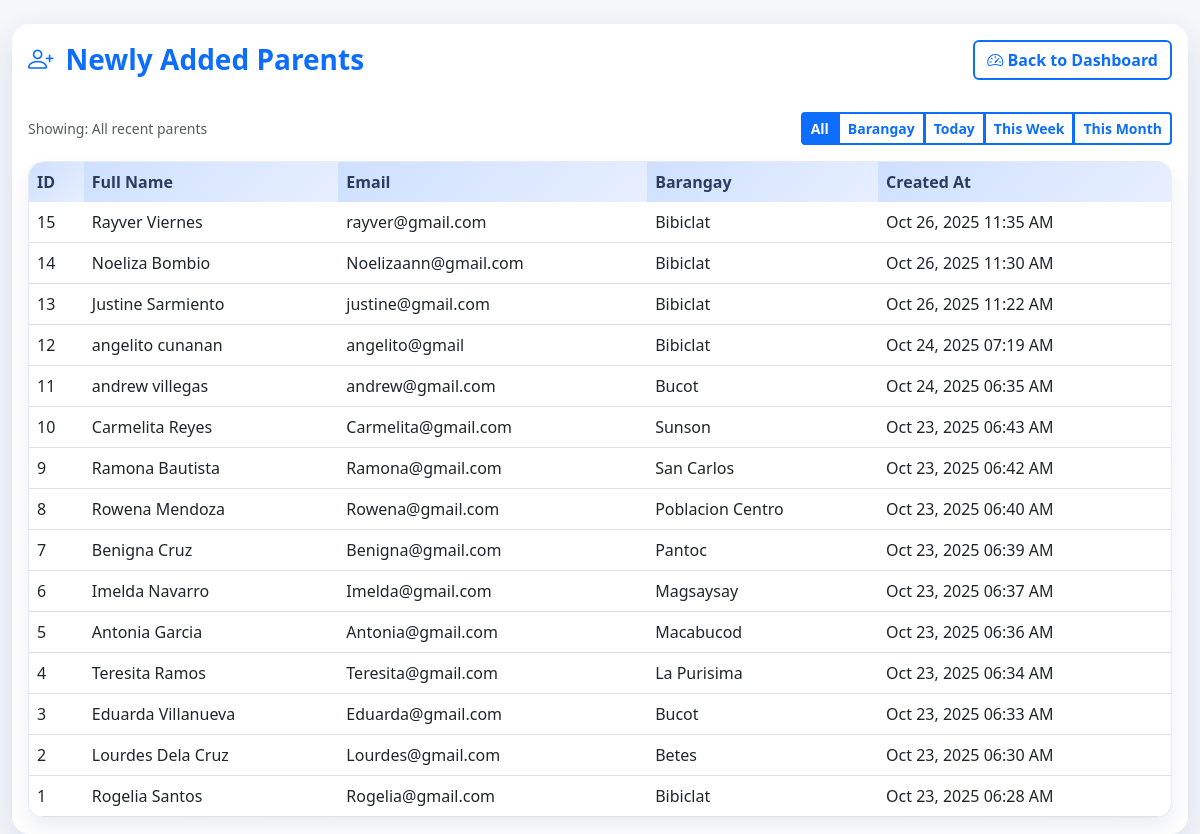
/newly_added_parents.php, run on the app's committed database.
### tables this page shows
CREATE TABLE `parents` (
  `id` int(11) NOT NULL,
  `first_name` varchar(100) NOT NULL,
  `last_name` varchar(100) NOT NULL,
  `email` varchar(150) DEFAULT NULL,
  `phone` varchar(20) DEFAULT NULL,
  `address` text DEFAULT NULL,
  `baranggay` varchar(100) DEFAULT NULL,
  `created_at` timestamp NOT NULL DEFAULT current_timestamp(),
  `updated_at` timestamp NOT NULL DEFAULT current_timestamp() ON UPDATE current_timestamp(),
  `barangay` varchar(100) DEFAULT NULL
);

### newly_added_parents.php (the view, shortened to what this page needs)
<?php
require_once __DIR__ . '/dbForm.php';
$filter = isset($_GET['sort']) ? strtolower($_GET['sort']) : 'recent';
$filterLabels = [
    'recent' => 'All recent parents',
    'barangay' => 'Sorted by barangay (A-Z)',
    'day' => 'Added today',
    'week' => 'Added this week',
    'month' => 'Added this month',
];
$whereClause = '';
$orderClause = 'created_at DESC, id DESC';
$sql = "SELECT id, first_name, last_name, email, COALESCE(NULLIF(barangay, ''), NULLIF(baranggay, ''), 'N/A') AS barangay_name, created_at FROM parents $whereClause ORDER BY $orderClause";
$result = mysqli_query($con, $sql);
?>
<!DOCTYPE html>
<html lang="en">
<head>
    <link rel="stylesheet" href="https://cdn.jsdelivr.net/npm/bootstrap@5.3.0/dist/css/bootstrap.min.css">
    <link rel="stylesheet" href="https://cdn.jsdelivr.net/npm/bootstrap-icons/font/bootstrap-icons.css">
    <link rel="stylesheet" href="assets/css/theme.css">
</head>
<body>
<div class="container-fluid mt-4">
    <div class="card card-shadow">
        <div class="card-header bg-white border-0 py-3">
            <div class="d-flex justify-content-between align-items-center gap-2 flex-wrap">
                <h3 class="dashboard-title mb-0"><i class="bi bi-person-plus"></i> Newly Added Parents</h3>
                <a href="dashboard.php" class="btn btn-outline-primary">
                    <i class="bi bi-speedometer2"></i> Back to Dashboard
                </a>
            </div>
        </div>
        <div class="card-body">
            <div class="d-flex flex-wrap justify-content-between align-items-center mb-3 gap-2">
                <span class="text-muted small">Showing: <?php echo htmlspecialchars($filterLabels[$filter] ?? $filterLabels['recent']); ?></span>
                <div class="btn-group btn-group-sm" role="group" aria-label="Filter parents">
                    <a href="?sort=recent" class="btn btn-outline-primary<?php echo $filter === 'recent' ? ' active' : ''; ?>">All</a>
                    <a href="?sort=barangay" class="btn btn-outline-primary<?php echo $filter === 'barangay' ? ' active' : ''; ?>">Barangay</a>
                    <a href="?sort=day" class="btn btn-outline-primary<?php echo $filter === 'day' ? ' active' : ''; ?>">Today</a>
                    <a href="?sort=week" class="btn btn-outline-primary<?php echo $filter === 'week' ? ' active' : ''; ?>">This Week</a>
                    <a href="?sort=month" class="btn btn-outline-primary<?php echo $filter === 'month' ? ' active' : ''; ?>">This Month</a>
                </div>
            </div>
            <div class="table-modern table-modern-elevated">
                <div class="table-responsive">
                    <table class="table table-hover align-middle mb-0">
                        <thead>
                        <tr>
                            <th scope="col">ID</th>
                            <th scope="col">Full Name</th>
                            <th scope="col">Email</th>
                            <th scope="col">Barangay</th>
                            <th scope="col">Created At</th>
                        </tr>
                        </thead>
                        <tbody>
                        <?php if ($result && mysqli_num_rows($result) > 0): ?>
                            <?php while ($row = mysqli_fetch_assoc($result)): ?>
                                <tr>
                                    <td><?php echo htmlspecialchars($row['id']); ?></td>
                                    <td><?php echo htmlspecialchars(trim($row['first_name'] . ' ' . $row['last_name'])); ?></td>
                                    <td><?php echo htmlspecialchars($row['email'] ?? 'N/A'); ?></td>
                                    <td><?php echo htmlspecialchars($row['barangay_name'] ?? 'N/A'); ?></td>
                                    <td><?php echo htmlspecialchars($row['created_at'] ? date('M d, Y h:i A', strtotime($row['created_at'])) : 'N/A'); ?></td>
                                </tr>
                            <?php endwhile; ?>
                        <?php else: ?>
                            <tr>
                                <td class="text-center" colspan="5">No parent records found.</td>
                            </tr>
                        <?php endif; ?>
                        </tbody>
                    </table>
                </div>
            </div>
        </div>
    </div>
</div>
</body>
</html>

### assets/css/theme.css (style rules this page uses)
:root { --primary-color: #0d6efd; --primary-dark: #0a58ca; --sidebar-width: 250px; --content-bg: #f5f7fb; --text-color: #2b3146; --muted-color: #6c757d; --card-radius: 18px; --transition-speed: 0.3s; --shadow-lg: 0 12px 35px rgba(15, 35, 95, 0.12); --shadow-md: 0 10px 25px rgba(15, 35, 95, 0.18); }
* { box-sizing: border-box; }
body { margin: 0; font-family: 'Segoe UI', 'Helvetica Neue', Arial, sans-serif; color: var(--text-color); background-color: var(--content-bg); display: flex; min-height: 100vh; transition: background-color var(--transition-speed) ease; }
a { color: inherit; }
.card-shadow { border: none; border-radius: var(--card-radius); box-shadow: var(--shadow-lg); background-color: #fff; overflow: hidden; }
.dashboard-title { display: flex; align-items: center; gap: 12px; margin: 0; font-weight: 700; color: var(--primary-color); }
.dashboard-title i { font-size: 1.6rem; }
.table-modern { border-radius: 16px; overflow: hidden; background-color: #fff; box-shadow: 0 10px 20px rgba(15, 35, 95, 0.08); }
.table-modern-elevated { border: 1px solid rgba(45, 59, 95, 0.08); background: linear-gradient(135deg, rgba(255, 255, 255, 0.96), rgba(243, 246, 255, 0.9)); }
.table-modern-elevated .table thead th { background: linear-gradient(135deg, rgba(13, 110, 253, 0.16), rgba(13, 110, 253, 0.05)); border-bottom: none; }
.table-modern-elevated .table tbody tr { transition: transform var(--transition-speed) ease, box-shadow var(--transition-speed) ease; }
.table-modern table { margin-bottom: 0; }
.table-modern thead { background-color: #f3f6ff; }
.table-modern th { font-weight: 600; color: #2d3b5f; border-bottom: none; }
.table-modern td { vertical-align: middle; }
.btn-outline-primary, .btn-outline-success, .btn-outline-secondary, .btn-outline-info, .btn-outline-danger { border-width: 2px; font-weight: 600; }
.card-header.bg-white { border-bottom: none; }
.table thead th { font-weight: 600; }

### data on the page
parents: id "15", first_name+last_name "Rayver Viernes", email "rayver@gmail.com", barangay_name "Bibiclat", created_at "Oct 26, 2025 11:35 AM"
parents: id "14", first_name+last_name "Noeliza Bombio", email "Noelizaann@gmail.com", barangay_name "Bibiclat", created_at "Oct 26, 2025 11:30 AM"
parents: id "13", first_name+last_name "Justine Sarmiento", email "justine@gmail.com", barangay_name "Bibiclat", created_at "Oct 26, 2025 11:22 AM"
parents: id "12", first_name+last_name "angelito cunanan", email "angelito@gmail", barangay_name "Bibiclat", created_at "Oct 24, 2025 07:19 AM"
parents: id "11", first_name+last_name "andrew villegas", email "andrew@gmail.com", barangay_name "Bucot", created_at "Oct 24, 2025 06:35 AM"
parents: id "10", first_name+last_name "Carmelita Reyes", email "Carmelita@gmail.com", barangay_name "Sunson", created_at "Oct 23, 2025 06:43 AM"
parents: id "9", first_name+last_name "Ramona Bautista", email "Ramona@gmail.com", barangay_name "San Carlos", created_at "Oct 23, 2025 06:42 AM"
parents: id "8", first_name+last_name "Rowena Mendoza", email "Rowena@gmail.com", barangay_name "Poblacion Centro", created_at "Oct 23, 2025 06:40 AM"
parents: id "7", first_name+last_name "Benigna Cruz", email "Benigna@gmail.com", barangay_name "Pantoc", created_at "Oct 23, 2025 06:39 AM"
parents: id "6", first_name+last_name "Imelda Navarro", email "Imelda@gmail.com", barangay_name "Magsaysay", created_at "Oct 23, 2025 06:37 AM"
parents: id "5", first_name+last_name "Antonia Garcia", email "Antonia@gmail.com", barangay_name "Macabucod", created_at "Oct 23, 2025 06:36 AM"
parents: id "4", first_name+last_name "Teresita Ramos", email "Teresita@gmail.com", barangay_name "La Purisima", created_at "Oct 23, 2025 06:34 AM"
parents: id "3", first_name+last_name "Eduarda Villanueva", email "Eduarda@gmail.com", barangay_name "Bucot", created_at "Oct 23, 2025 06:33 AM"
parents: id "2", first_name+last_name "Lourdes Dela Cruz", email "Lourdes@gmail.com", barangay_name "Betes", created_at "Oct 23, 2025 06:30 AM"
parents: id "1", first_name+last_name "Rogelia Santos", email "Rogelia@gmail.com", barangay_name "Bibiclat", created_at "Oct 23, 2025 06:28 AM"

### other printed values
$filterLabels[$filter] "All recent parents"
